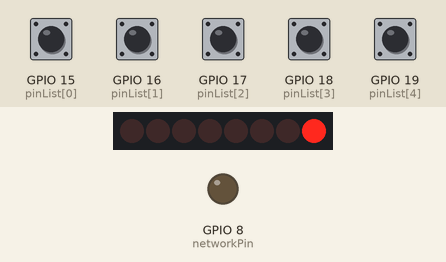
This sketch was run on a simulated ESP32-S3. Shown: 8 shift-register outputs drawn as a row of LEDs (first output left, lit = HIGH), output pins drawn as LEDs (lit = HIGH). Wiring (inferred from the names in the program): shift register (74HC595): data GPIO 3; shift clock GPIO 6; latch GPIO 5. Wiring (inferred from the signals the program sends): row of LEDs: on Q0, Q1, Q2, Q3, Q4, Q5, Q6, Q7. Inputs (shaded band) come from the test bench; at power-on: GPIO 15 (pinList[0]), GPIO 16 (pinList[1]), GPIO 17 (pinList[2]), GPIO 18 (pinList[3]), GPIO 19 (pinList[4]) HIGH. WiFi joins after 1.5 s; servers stay silent unless stated; uploads are accepted with an empty reply; pins used as bus, display or sensor lines are not drawn; what the sketch prints to the serial monitor is not drawn.

Above: at 1.01 s.
At 1.55 s:
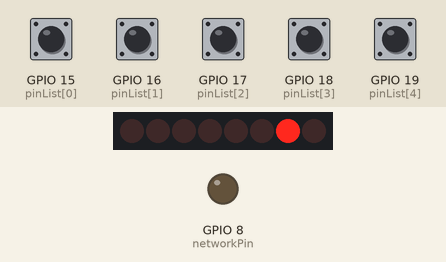
At 2.15 s:
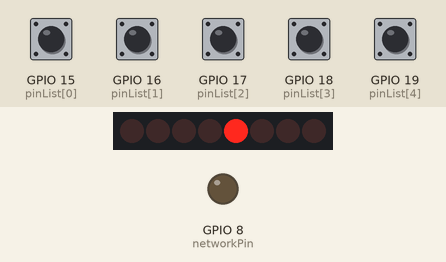
At 2.75 s:
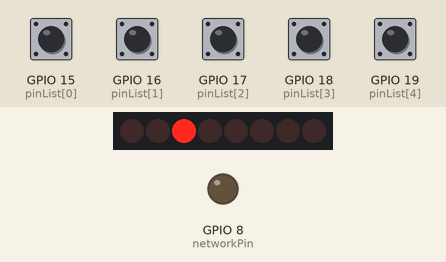
At 3.35 s:
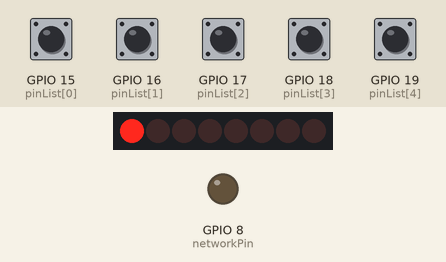
Timing chart, 0 to 24.9 s (numbered marks = the images above):
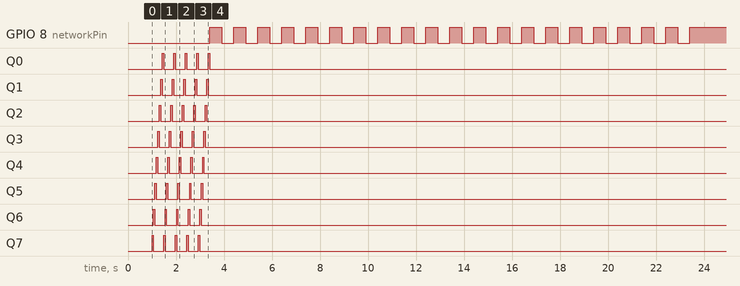

The sketch:

VCS_Transmitter.ino
```cpp
/*
VCS Transmitter - VCS Project
Read the position of the switch and send the correct query string
via WiFi web client to a database.
February 2013
*/

/*
6 Position Cam Switch Settings
These are the status codes that will be sent in the query strings.

Position 0: Off
Pin 15 = Position 1: Status 1 (Supervisor)
Pin 16 = Position 2: Status 2 (Processor)
Pin 17 = Position 3: Status 3 (Material Handler)
Pin 18 = Position 4: Status 4 (Quality Auditor)
Pin 19 = Position 5: Status 5 (Maintenance)
*/


// Supporting Modules
#include <SPI.h>
#include <WiFi.h>

////////////////////////////////////////////////////////////////////////////////

// Press Specific Variables.
int press_id = 101;  // This is the PRESS_ID of the press being monitored.
int status_id;  // This is the STATUS_ID that will be sent to the database.
int startup_id;  // This code tells the DB that the system just turned on.


boolean debugger = false;  // Verbose output
int debounceDelay = 1000;  // Milliseconds to wait before checking the switch.
int ledState = LOW;  // used to blink without delay
long previousMillis = 0;
long interval = 1000;


// WiFi Settings
char ssid[] = "SSID";
char key[] = "PassKey";
int keyIndex = 1;
int status = WL_IDLE_STATUS;

// VCS Server IP Address
IPAddress server(192,168,10,106); // my laptop

// Initialize the client library
WiFiClient client;


// Cam Switch Settings
// Build an array based on the Cam Switch connections.
const int pinCount = 5;  // number of positions on the Cam Switch (plus OFF).
const int pinList[pinCount] = {15, 16, 17, 18, 19};  // Connected pins.  A1-A5 set as digital.


// LED Settings (74HC595 Shift Register)
int powerPin = 9;
int networkPin = 8;
int latchPin = 5;
int clockPin = 6;
int dataPin = 3;
byte leds = 0;


// *** SETUP *** //
void setup() {
  // Setup Cam Switch pins
  for (int i=0; i<pinCount; i++) {
      pinMode(pinList[i], INPUT_PULLUP);  // Active low, connect switch common to Ground
      digitalWrite(pinList[i], HIGH);
  }

  // Setup LED pins
  pinMode(powerPin, OUTPUT);
  pinMode(networkPin, OUTPUT);
  pinMode(latchPin, OUTPUT);
  pinMode(clockPin, OUTPUT);
  pinMode(dataPin, OUTPUT);


  // Turn on Power LED
  digitalWrite(powerPin, HIGH);
  //leds = 128;  // Turn on Power LED in the shift register.
  //activateLeds();

  // Setup Serial debugger
  Serial.begin(9600);
  while (!Serial) {
    ;  // Wait for serial port to connect.
  }
  delay(1000);  // Output delay.  First line is always garbled.
  Serial.println();
  Serial.println("Arduino Online");
  Serial.println();

  // Run LED POST
  Serial.println("Running Visual Feedback Test...");
  Serial.println();
  ledPost();
  leds = 0;
  activateLeds();


  // Setup WiFi
  if (WiFi.status() == WL_NO_SHIELD) {
    Serial.println("WiFi shield not present!");
    //while (true);  // Do not continue
    while (true) {
      digitalWrite(networkPin, HIGH);
      delay(500);
      digitalWrite(networkPin, LOW);
      delay(500);
    }
  }

  // Attempt to connect to WiFi network.
  while (status != WL_CONNECTED) {
    Serial.println("WiFi Shield Online");
    Serial.println();
    Serial.print("Connecting to ");
    Serial.print(ssid);
    Serial.println(" Network ...");
    //status = WiFi.begin(ssid, keyIndex, key);  // WEP
    status = WiFi.begin(ssid, key);  // WPA/WPA2

    // Blink networkPin until connection is established.
    unsigned long currentMillis = millis();
    if (currentMillis - previousMillis > interval) {
      previousMillis = currentMillis;
      if (ledState == LOW) {
        ledState = HIGH;
      } else {
        ledState = LOW;
      }
      digitalWrite(networkPin, ledState);
    }
    //tenCountDot();
    //delay(10000);
    // Wait 10 seconds for WiFi to connect.
    for (int i = 0; i < 10; i++) {
      digitalWrite(networkPin, HIGH);
      delay(500);
      digitalWrite(networkPin, LOW);
      delay(500);
    }
  }


  //  Connection established.
  //  Turn on LEDs.
  digitalWrite(networkPin, HIGH);
  Serial.println("Connected");
  printCurrentNet();
  printWifiData();

////////////////////////////////////////////////////////////////////////////////

  // Setup Cam Switch
  Serial.println("Setting switch startup position to OFF");
  int  currentPosition = -1;
  Serial.println();
  startup_id = 1;  // Toggle the startup flag.
  status_id = 0;  // Set initial status to OFF.
  clientRequest();  // Send the startup status to the database.
  startup_id = 0; // Toggle the startup flag.


}


// *** LOOP *** //
void loop() {
    static int previousPosition = -1;
    static boolean unused = false;
    static unsigned long timer = 0;
    int currentPosition = -1;
    //int status_id;  // Machine status ID based on Cam Switch position.

    // Scan through the switch pins looking for the current position.
    for (byte i=0; i<pinCount; i++) {
        if (digitalRead(pinList[i]) == LOW)
            currentPosition = i;
    }

    // Debugger
    if (debugger == true) {
    Serial.print("Running Position: ");
    Serial.println(currentPosition);
    }

    // If the current position is different from the previous position.
    // Meaning the switch has moved.
    if (currentPosition != previousPosition) {
        timer = millis();  // Start a timer.
        unused = true;  // Set an UNUSED flag.
        previousPosition = currentPosition;
    }

      // If the timer reaches "N" and the UNUSED flag is set,
      // meaning the switch has stopped moving.
      if (millis() - timer > debounceDelay  && unused) {
        // Act on the current position.

        switch (currentPosition) {
          case -1:
            Serial.println("Position 0:  OFF");
            Serial.println();
            status_id = 0;
            //leds = 192;  // Turn off LEDs
            leds = 0;
          break;
          case 0:  // position 1 - Supervisor
            Serial.println("Position 1:  SV");
            Serial.println();
            status_id = 1;
            //leds = 193;  // Turn on LED 1
            leds = 1;
          break;
          case 1:  // position 2 - Processor
            Serial.println("Position 2:  PR");
            Serial.println();
            status_id = 2;
            //leds = 194;  // Turn on LED 2
            leds = 2;
          break;
          case 2:  // position 3 - Material Handler
            Serial.println("Position 3:  MH");
            Serial.println();
            status_id = 3;
            //leds = 196;  // Turn on LED 3
            leds = 4;
          break;
          case 3:  // position 4 - Quality Auditor
            Serial.println("Position 4:  QA");
            Serial.println();
            status_id = 4;
            //leds = 200;  // Turn on LED 4
            leds = 8;
          break;
          case 4:  // position 5 - Maintenance
            Serial.println("Position 5:  MT");
            Serial.println();
            status_id = 5;
            //leds = 208;  // Turn on LED 5
            leds = 16;
          break;
          default:
            Serial.println("Unknown status code");
            Serial.println();
          break;
        }
        activateLeds();  // Turn on LEDs.
        clientRequest();  // Send the query string.
        unused = false; // Clear the UNUSED flag.
      }
}
```

Client_Request.ino
```cpp
// Client Request
void clientRequest() {
  Serial.println("\nConnecting to server...");
  if (client.connect(server, 80)) {
    Serial.println("Connected to server");
    // Make HTTP request.
    Serial.println("Sending HTTP request");
    client.print("GET /vcs/input.php?press_id=");
    client.print(press_id);
    client.print("&status_id=");
    client.print(status_id);
    client.print("&startup_id=");
    client.print(startup_id);
    client.println(" HTTP/1.1");
    client.println("Host: 192.168.10.106");
    client.println("Connection: close");
    client.println();
    Serial.println("Request sent");
  }
  else {
    // If you did not get a connection to the server.
    Serial.println("Connection Failed");
  }

  // If there are incoming bytes available
  // from the server, read and print them.
  while (client.available()) {
    char c = client.read();
    Serial.write(c);
  }

  // If the server's disconnected, stop the client.
  if (!client.connected()) {
    Serial.println();
    Serial.println("Disconnecting from server.");
    client.stop();
    Serial.println("Disconnected from server.");
  }
}
```

Led_Functions.ino
```cpp
/*
Byte Code for LEDs (pins Q0-Q7):
  1 = LED 0 = Power (Red)

  2 = LED 1 = Switch Position 1 (Green)
  4 = LED 2 = Switch Position 2 (Green)
  8 = LED 3 = Switch Position 3 (Green)
 16 = LED 4 = Switch Position 4 (Green)
 32 = LED 5 = Switch Position 5 (Green)

 64 = LED 6 = Wifi status (Blue)
128 = LED 7 = Status (Green)
*/

void activateLeds()
{
  updateShiftRegister();
/*
  delay(100);
  for (int i = 0; i < 8; i++)
  {
    bitSet(leds, i);
    updateShiftRegister();
    delay(100);
  }
  */
}


void updateShiftRegister()
{
  digitalWrite(latchPin, LOW);
  shiftOut(dataPin, clockPin, LSBFIRST, leds);
  digitalWrite(latchPin, HIGH);
}

void ledPost()
{
  int seq[8] = {1,2,4,8,16,32,64,128};
  for (int i = 0; i < 5; i++) {
  for (int n = 0; n < 8; n++)
  {
    digitalWrite(latchPin, LOW);
    shiftOut(dataPin, clockPin, LSBFIRST, seq[n]);
    digitalWrite(latchPin, HIGH);
    delay(60);
  }
  }
}

void blinkWoDelay()
{

 // Blink networkPin until connection is established.
    unsigned long currentMillis = millis();
    if (currentMillis - previousMillis > interval) {
      previousMillis = currentMillis;
      if (ledState == LOW) {
        ledState = HIGH;
      } else {
        ledState = LOW;
      }
      digitalWrite(powerPin, ledState);
    }

}
```

Network_Functions.ino
```cpp
// Visual Counter
void tenCountDot() {
  int counter = 20;
  for (byte i = 0; i<counter; i++) {
    Serial.print(".");
    delay(100);
  }
  Serial.println();
}


// Print WiFi Data
void printWifiData() {
  // Print the WiFi shield's IP address.
  IPAddress ip = WiFi.localIP();
  Serial.print("IP Address: ");
  Serial.println(ip);

  // Print WiFi shield's MAC Address.
  byte mac[6];
  WiFi.macAddress(mac);
  Serial.print("MAC Address: ");
  Serial.print(mac[5], HEX);
  Serial.print(":");
  Serial.print(mac[4], HEX);
  Serial.print(":");
  Serial.print(mac[3], HEX);
  Serial.print(":");
  Serial.print(mac[2], HEX);
  Serial.print(":");
  Serial.print(mac[1], HEX);
  Serial.print(":");
  Serial.println(mac[0], HEX);
  Serial.println();
}


// Print Current Network Information.
void printCurrentNet() {
  // Print the SSID of the network.
  Serial.print("SSID: ");
  Serial.println(WiFi.SSID());

  // Print Router MAC Address.
  byte bssid[6];
  WiFi.BSSID(bssid);
  Serial.print("BSSID: ");
  Serial.print(bssid[5], HEX);
  Serial.print(":");
  Serial.print(bssid[4], HEX);
  Serial.print(":");
  Serial.print(bssid[3], HEX);
  Serial.print(":");
  Serial.print(bssid[2], HEX);
  Serial.print(":");
  Serial.print(bssid[1], HEX);
  Serial.print(":");
  Serial.println(bssid[0], HEX);

  // Print the received signal strength.
  long rssi = WiFi.RSSI();
  Serial.print("Signal Strength (RSSI): ");
  Serial.print(rssi);
  Serial.println(" dBm");

  // Print the encryption type.
  byte encryption = WiFi.encryptionType();
  Serial.print("Encryption Type: ");
  Serial.println(encryption, HEX);
  Serial.println();
}
```

Z_Pins_Used.ino
```cpp
/*
Arduino pins used.

    ~   ~ ~     ~  ~  ~
1 2 3 4 5 6 7 8 9 10 11 12 13
    X X X X X X X X  X  X  X

14 15 16 17 18 19
A0 A1 A2 A3 A4 A5
   X  X  X  X  X


WiFi Shield:
Digital Pins 4, 7, 10, 11, 12, 13.
Pin 4 - SD Card (if used).
Pin 7 - Handshake between Arduino and WiFi Shield.
Pin 9 - Tied to L9 for indication.
Pin 10 - Selects the HDG104 wifi chip.
Pin 11, 12, 13 - ICSP Header.

Cam Switch:
A1-A5 - Connected to the 5 positions as digital pins 15-19.

LEDs:
Digital Pins 3, 5, 6, 8, 9
Network LED = 8
Power LED = 9 (tied to L9 on wifi shield
Shift Register Pins:
  Latch Pin: 5
  Clock Pin: 6
  Data Pin:  3

*/
```
